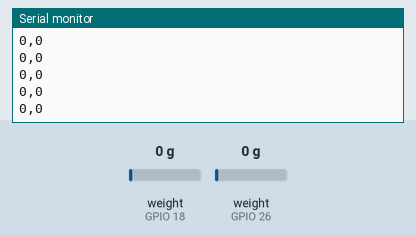
The sketch below on a simulated ESP32. On the bench: the last lines printed to the serial monitor. The inputs (shaded band) are chosen by the test bench; at power-on: weight on the scale (sensors on GPIO 18, GPIO 26) 0 g.

Above: at 1.2 s.
1.3 s: weight on the scale (sensor on GPIO 18) set to 100 g
At 1.56 s:
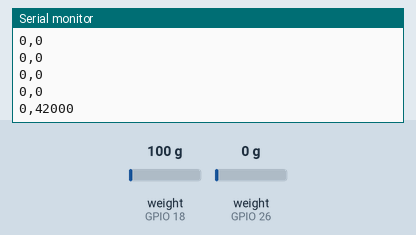
2.8 s: weight on the scale (sensor on GPIO 26) set to 100 g
At 2.96 s:
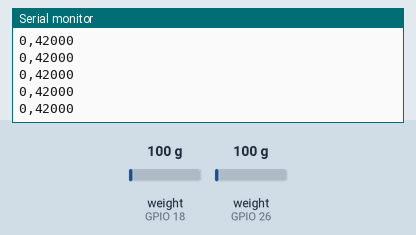
4.3 s: weight on the scale (sensor on GPIO 18) set to 1250 g
At 4.36 s:
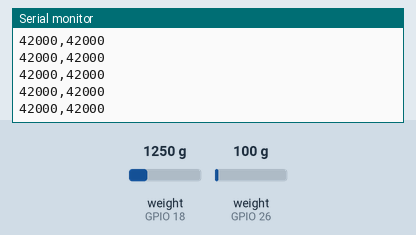
5.8 s: weight on the scale (sensor on GPIO 26) set to 1250 g
At 5.96 s:
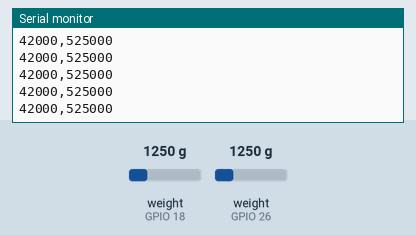
Timing chart, 0 to 8.3 s (numbered marks = the images above; inputs shaded):
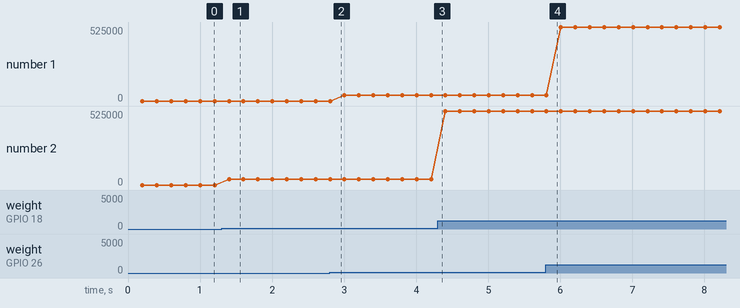

The sketch:

Controller.ino.ino
```cpp
// (licence header left out)
#include "HX711.h"

const int LEFT_DOUT_PIN = 26;
const int LEFT_SCK_PIN = 27;

const int RIGHT_DOUT_PIN = 18;
const int RIGHT_SCK_PIN = 19;


HX711 left;
HX711 right;

long leftVal = 0;
long rightVal = 0;

void setup() {
  Serial.begin(921600);
  Serial.println("Cuddle Pong Controller");

  Serial.println("Initializing scales");

  // Initialize library with data output pin, clock input pin and gain factor.
  // Channel selection is made by passing the appropriate gain:
  // - With a gain factor of 64 or 128, channel A is selected
  // - With a gain factor of 32, channel B is selected
  // By omitting the gain factor parameter, the library
  // default "128" (Channel A) is used here.
  left.begin(LEFT_DOUT_PIN, LEFT_SCK_PIN);
  right.begin(RIGHT_DOUT_PIN, RIGHT_SCK_PIN);
						// by the SCALE parameter (not set yet)

  //scale.set_scale(2280.f);                      // this value is obtained by calibrating the scale with known weights; see the README for details
  //scale.tare();				        // reset the scale to 0

}

void loop() {
  leftVal = left.read();
  rightVal = right.read();
  Serial.print(leftVal);
  Serial.print(",");
  Serial.println(rightVal);
}
```

Measured:
- after the input at 1.3 s, the serial monitor: prints a new line after 0.10 s (image 1)
- plotted number 2: 0 → 42000 after the input at 1.3 s, 42000 → 525000 after the input at 4.3 s
